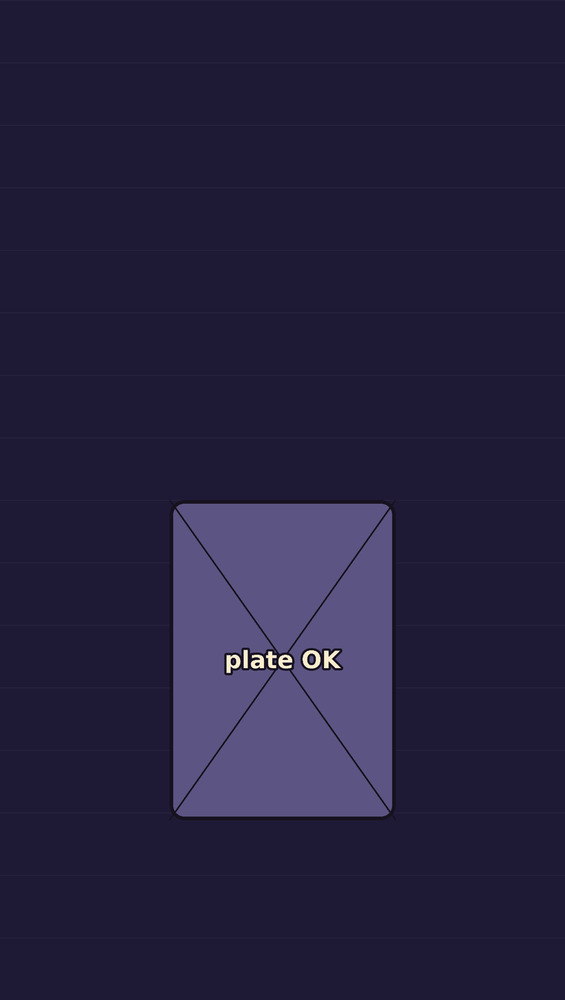
#> input picture .claude/skills/cartoon-product-ad/starter/assets/ai/keys/smoke.png, 565 x 1000 px, shrunk from 760 x 1344 before the run
$ python cutout.py ../assets/ai/keys/smoke.png ../assets/ai/keys/smoke.png
#> lines starting #> are read from the running program, lines starting #| are printed output that depends on the picture; after the words box and inside, x2 and y2 are one past the last pixel; in counts of white or black regions, pixels touching at a corner belong together
#!/usr/bin/env python3
"""Cut a subject off a flat background (e.g. a head from a character sheet, or a logo on a plain colour) -> PNG with alpha.
The background is whatever is connected to the border of the crop and close to its corner colour.

usage: cutout.py <image> <out.png> [--box x0,y0,x1,y1 as fractions] [--tol 46]
"""
import sys
from collections import deque
import numpy as np
from PIL import Image, ImageFilter

if len(sys.argv) < 3: sys.exit(__doc__)
src, out = sys.argv[1], sys.argv[2]
box, tol = None, 46.0
for i, a in enumerate(sys.argv):
    if a == '--box': box = [float(v) for v in sys.argv[i + 1].split(',')]
    if a == '--tol': tol = float(sys.argv[i + 1])
im = Image.open(src).convert('RGB')
#> im is the input picture: PIL image 565x1000 RGB; mean R, G, B 37.5, 33.1, 62.9
if box: im = im.crop((int(box[0] * im.width), int(box[1] * im.height), int(box[2] * im.width), int(box[3] * im.height)))
a = np.asarray(im).astype(float); h, w = a.shape[:2]
#> after `h, w = a.shape[:2]`: h = 1000; w = 565
dist = np.sqrt(((a - a[4, 4]) ** 2).sum(-1))
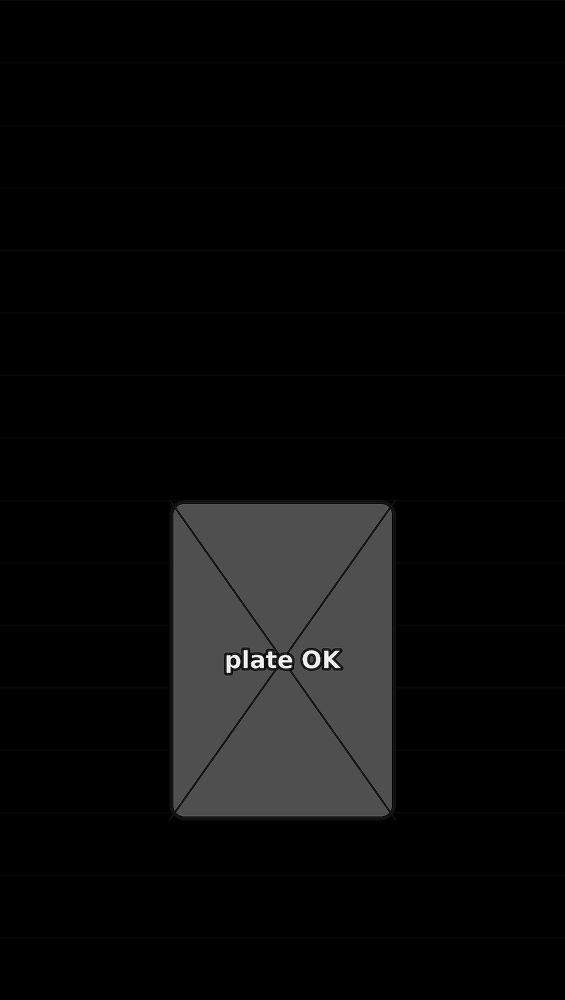
#> dist: shape (1000, 565) float64; min 0, max 365.6, mean 14.2; drawn with min black and max white
bg = np.zeros((h, w), bool); q = deque([(y, x) for x in range(w) for y in (0, h - 1)] + [(y, x) for y in range(h) for x in (0, w - 1)])
while q:
    y, x = q.popleft()
    if y < 0 or x < 0 or y >= h or x >= w or bg[y, x] or dist[y, x] > tol: continue
    bg[y, x] = True; q.extend(((y + 1, x), (y - 1, x), (y, x + 1), (y, x - 1)))
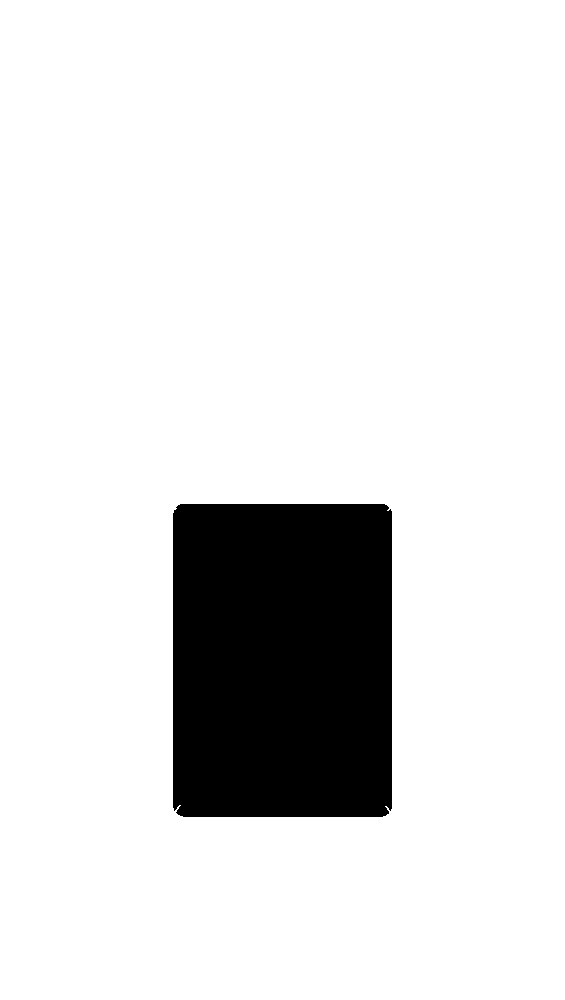
#> bg: shape (1000, 565) bool; 87.9% white; 1 black region, box (x1, y1, x2, y2) and area: (173, 504, 392, 817) 68401
rgba = im.convert('RGBA'); rgba.putalpha(Image.fromarray((~bg * 255).astype('uint8')).filter(ImageFilter.GaussianBlur(1.2)))
#> after `rgba.putalpha(Image.fromarray((~bg * 255).astype('uint8')).filter(Imag`:
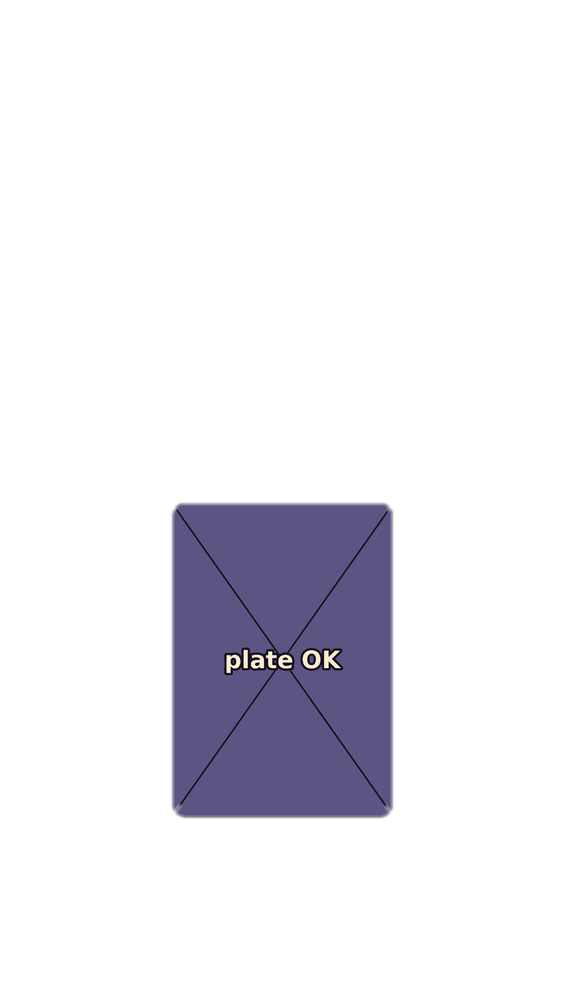
#> rgba: PIL image 565x1000 RGBA; mean R, G, B, A 37.5, 33.1, 62.9, 30.9; transparent parts drawn white
rgba = rgba.crop(rgba.getbbox()); rgba.save(out)
#> after `rgba = rgba.crop(rgba.getbbox())`:
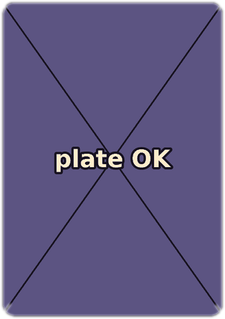
#> rgba: PIL image 225x319 RGBA; mean R, G, B, A 88.6, 80.8, 123.2, 243; transparent parts drawn white
print(out, rgba.size)
#| ../assets/ai/keys/smoke.png (225, 319)
